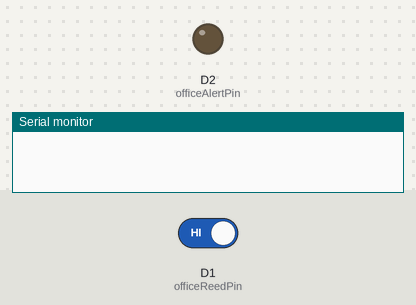
A sketch run on a simulated ESP8266 (NodeMCU). Parts: output pins drawn as LEDs (lit = HIGH), the last lines printed to the serial monitor. The test bench sets the inputs (shaded band); at power-on: D1 (officeReedPin) HIGH.

Above: at 1.2 s.
1.3 s: D1 (officeReedPin) driven LOW
At 2.6 s:
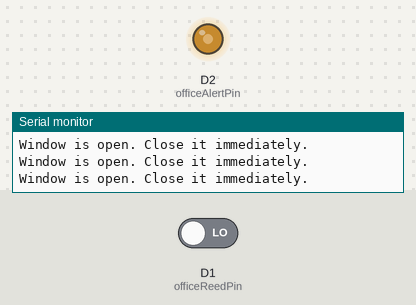
Timing chart, 0 to 4.3 s (numbered marks = the images above; inputs shaded):
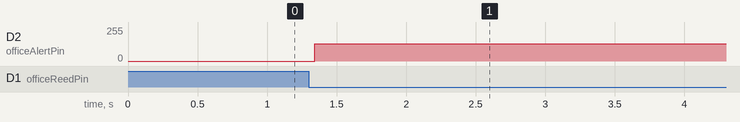

The sketch:

main_oop.ino
```cpp
#include "Reed.h"
#include "Alert.h"

#define officeReedPin D1
#define officeAlertPin D2

Reed officeReed(officeReedPin);
Alert officeAlert(officeAlertPin);

void setup(){
  Serial.begin(9600);
}

void loop(){
  officeAlert.finalCheck = officeReed.read();
  officeAlert.check();
}
```

Alert.cpp
```cpp
#include "Alert.h"
#include <Arduino.h>

Alert::Alert(byte pin){
  Serial.begin(9600);
  Serial.println("New alert system added.");
  _pin = pin;
  pinMode(_pin, OUTPUT);
}

void Alert::check(){
  if(finalCheck == 0){
      buzzerOn();
      Serial.println("Window is open. Close it immediately.");
    }
    else{
      buzzerOff();
    }
}

void Alert::buzzerOn(){
  for (int i=0; i<80; i++){
      digitalWrite(_pin, HIGH);
      delay(1);
      digitalWrite(_pin, LOW);
      delay(1);
    }
}

void Alert::buzzerOff(){
  digitalWrite(_pin, LOW);
}
```

Alert.h
```cpp
#ifndef Alert_h
#define Alert_h

#include <Arduino.h>

class Alert{
private:
  byte _pin;

public:
  Alert();
  Alert(byte _pin);
  int finalCheck;
  void check();
  void buzzerOn();
  void buzzerOff();
};

#endif
```

Reed.cpp
```cpp
#include "Reed.h"
#include <Arduino.h>

Reed::Reed(byte pin){
  Serial.begin(9600);
  Serial.println("New reed switch added.");
  _pin = pin;
  pinMode(_pin, INPUT_PULLUP);
}

int Reed::read(){
  reedState = digitalRead(_pin);
    if(reedState == refState){
      return 0;
    }
    else{
      return 1;
    }
}
```

Reed.h
```cpp
#ifndef Reed_h
#define Reed_h

#include <Arduino.h>

class Reed{
private:
  byte _pin;

public:
  Reed();
  Reed(byte _pin);
  int reedState;
  const int refState = 0;
  int finalState;
  int read();
};

#endif
```

Measured:
- after the input at 1.3 s, D2 (officeAlertPin): 0/255 → 128/255 at once
